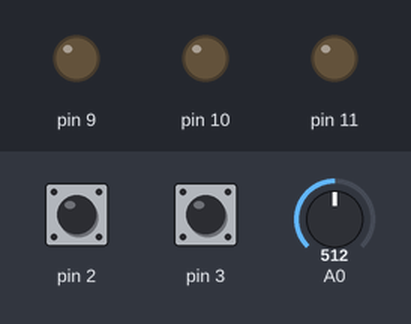
Recording of a sketch running on a simulated Arduino Uno, built with avr-gcc and run on an emulated ATmega328P. Shown: output pins drawn as LEDs (lit = HIGH). Inputs (shaded band) come from the test bench; at power-on: pin 2 HIGH, pin 3 HIGH, A0 = 512. What the sketch prints to the serial monitor is not drawn.

Above: at 1.2 s.
1.3 s: pin 2 pulled LOW for 1 s
At 1.5 s:
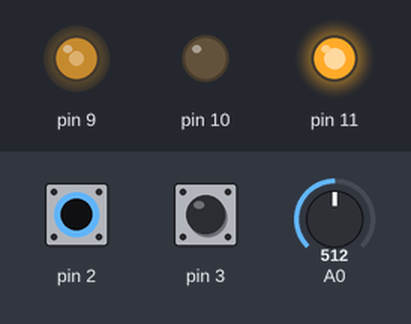
4.3 s: pin 3 pulled LOW for 0.15 s
At 4.4 s:
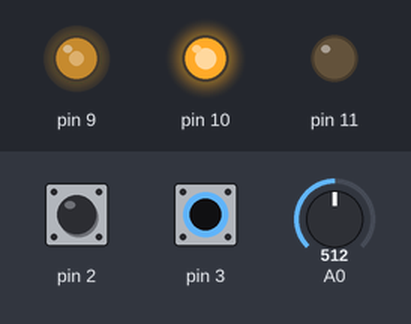
6.0 s: pin 3 pulled LOW for 3.2 s
At 9.7 s:
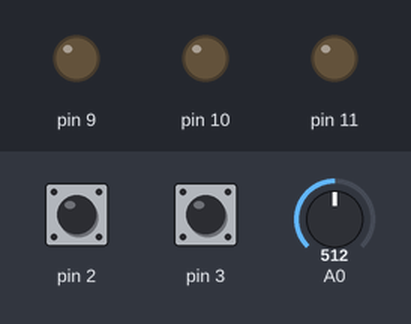
10.7 s: pin 2 pulled LOW for 3.2 s
At 10.9 s:
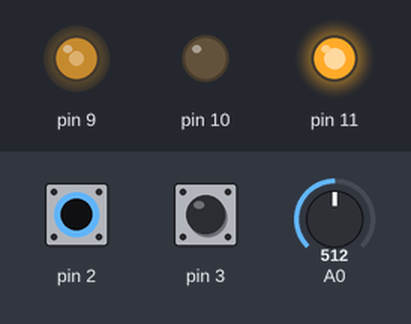
Timing chart, 0 to 15.4 s (numbered marks = the images above; inputs shaded):
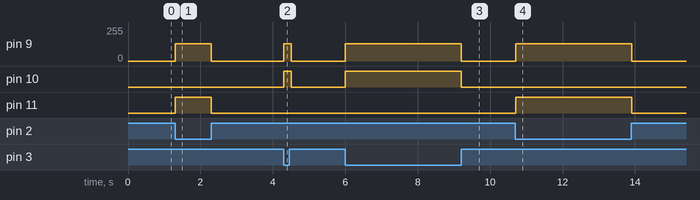

The sketch:

Motor.ino
```cpp
int val;
void setup() {
  pinMode(9, OUTPUT);
  pinMode(10, OUTPUT);
  pinMode(11, OUTPUT);
  pinMode(2, INPUT_PULLUP);
  pinMode(3, INPUT_PULLUP);
  Serial.begin(9600);
}

void loop() {

  val = analogRead(A0);
  Serial.println(val);
  if(digitalRead(2)==LOW){
    analogWrite(9, val/4);
    digitalWrite(11, HIGH);
    digitalWrite(10, LOW);
    delay(200);
  }
  if(digitalRead(3)==LOW){
    analogWrite(9, val/4);
    digitalWrite(11, LOW);
    digitalWrite(10, HIGH);
    delay(200);
  }
  else{
    analogWrite(9, 0);
    digitalWrite(11, LOW);
    digitalWrite(10, LOW);
  }
}
```

Measured:
- after the input at 1.3 s, pin 9: 0/255 → 128/255 at once, → 0/255 1.0 s later; pin 11: LOW → HIGH at once, → LOW 1.0 s later
- after the input at 4.3 s, pin 9: 0/255 → 128/255 at once, → 0/255 0.20 s later; pin 10: LOW → HIGH at once, → LOW 0.20 s later
- after the input at 6.0 s, pin 9: 0/255 → 128/255 at once, → 0/255 3.2 s later; pin 10: LOW → HIGH at once, → LOW 3.2 s later
- after the input at 10.7 s, pin 9: 0/255 → 128/255 at once, → 0/255 3.2 s later; pin 11: LOW → HIGH at once, → LOW 3.2 s later
